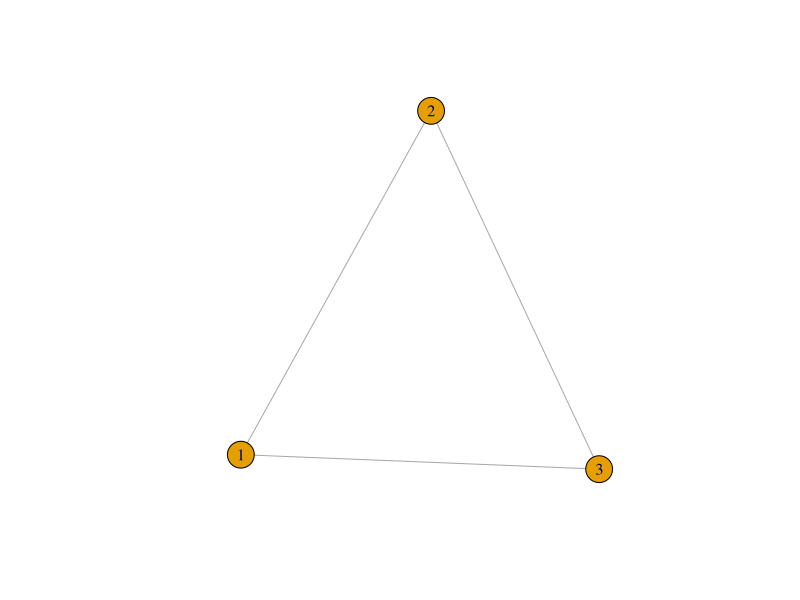
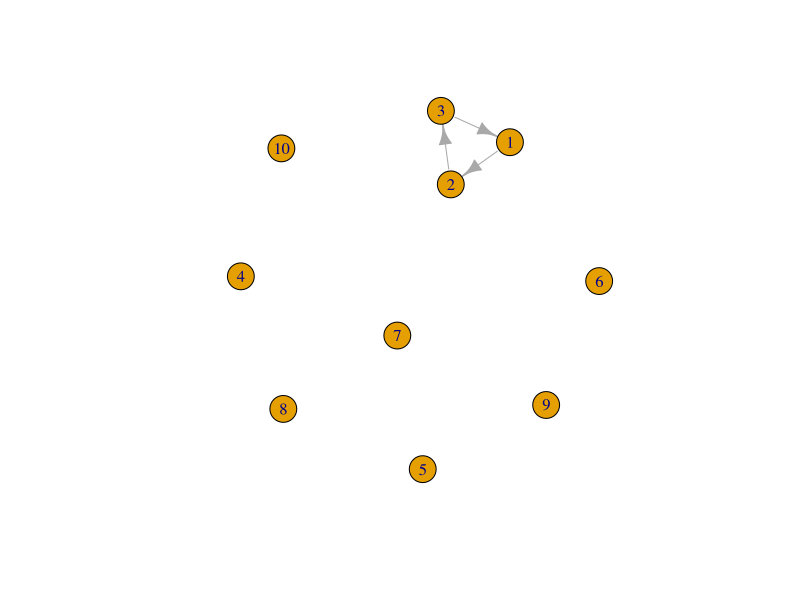
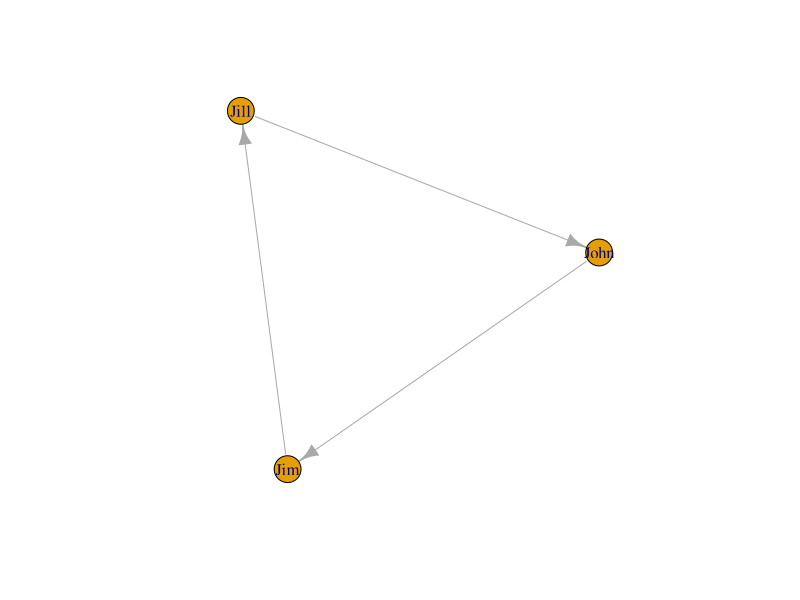
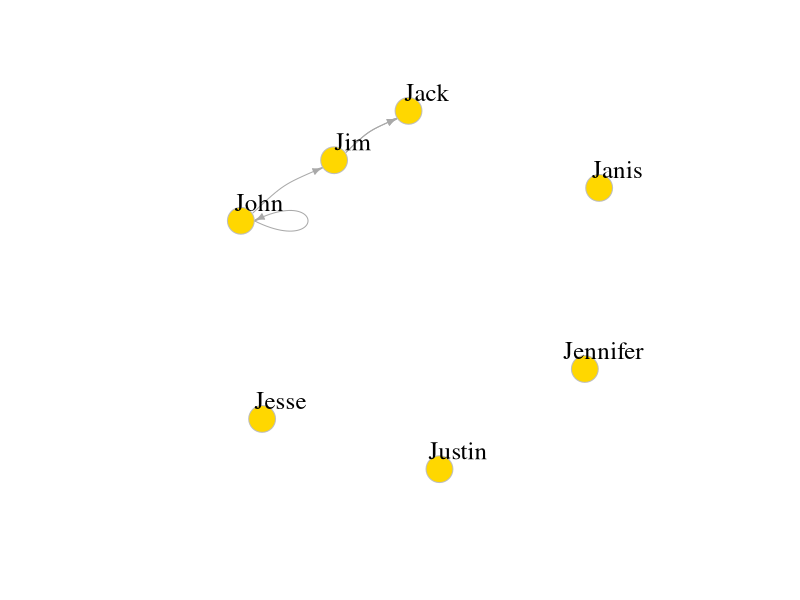
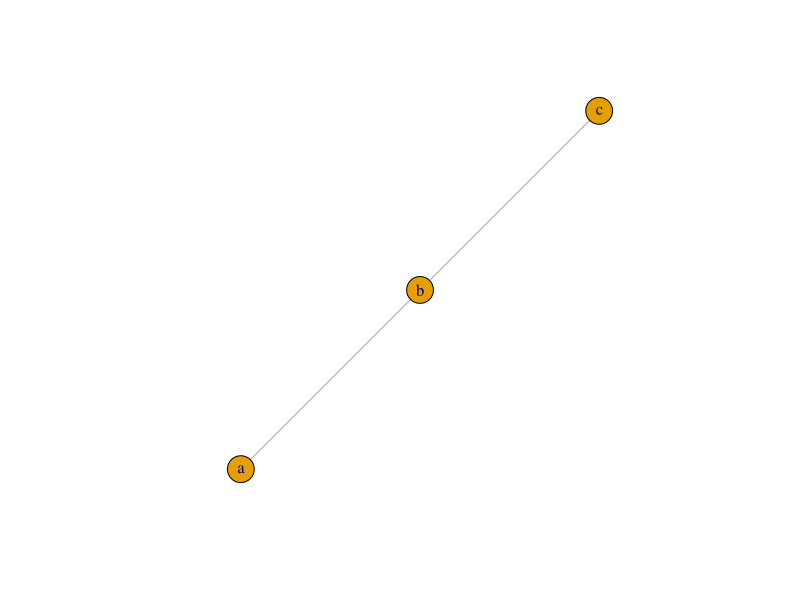
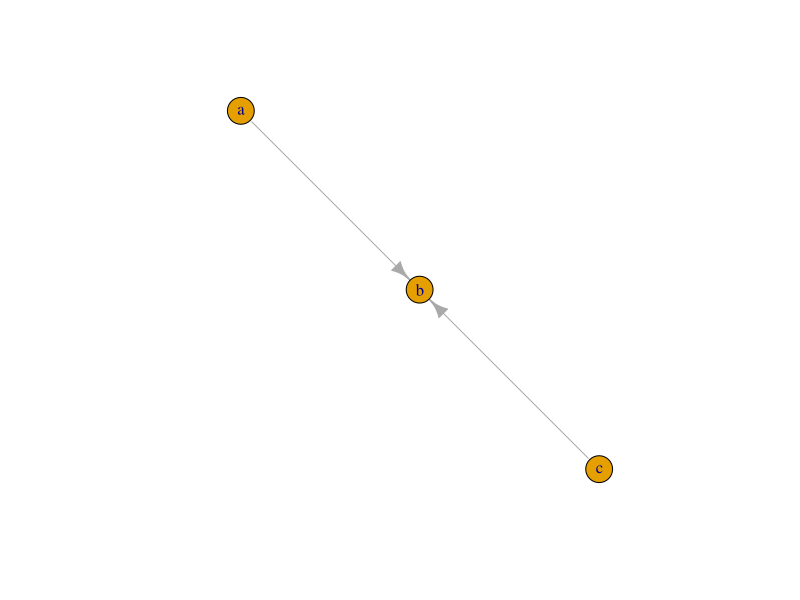
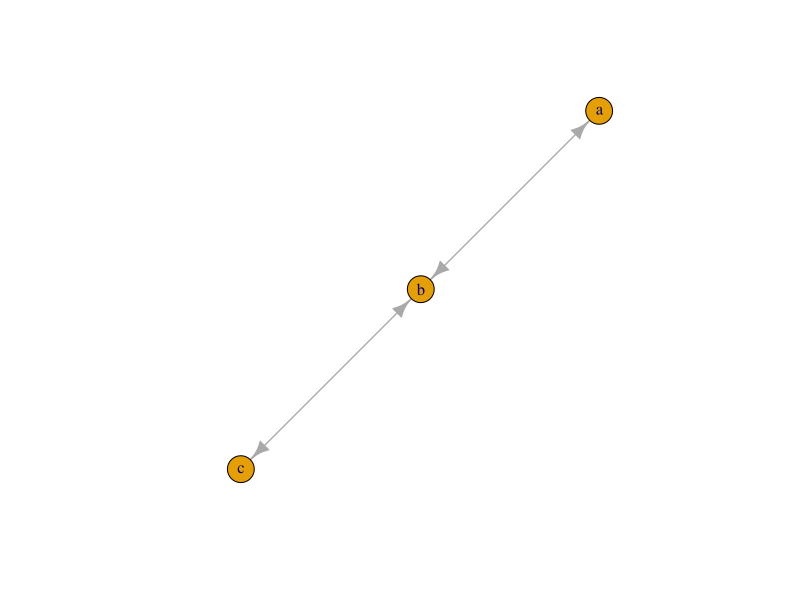
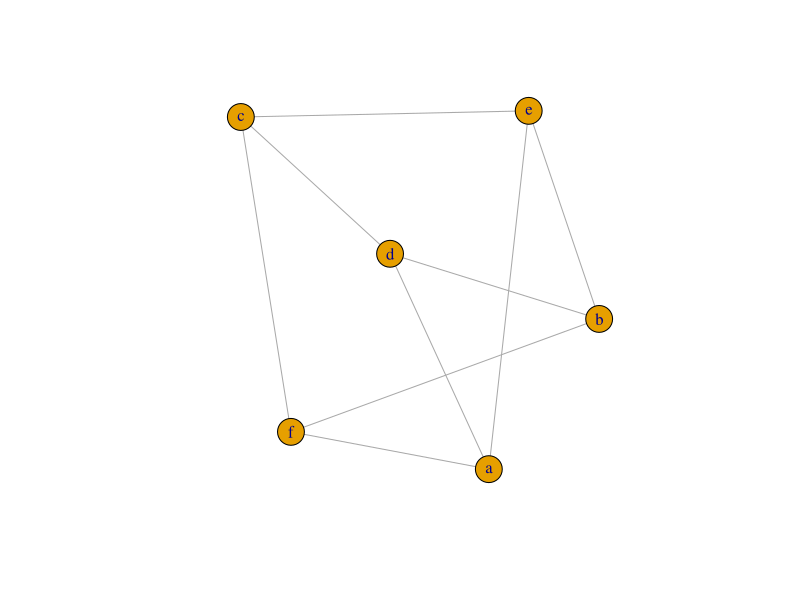

The R source for these figures, in order:
## Network Analysis
## Date: 21.06.2020
## Tanay Mukherjee

# Remove all the objects we created so far.
rm(list = ls()) 

# Load Packages
library(igraph)

#-------Create networks--------

g1 <- graph( edges=c(1,2, 2,3, 3,1), n=3, directed=F ) # an undirected graph with 3 edges
# The numbers are interpreted as vertex IDs, so the edges are 1-->2, 2-->3, 3-->1
plot(g1) # A simple plot of the network - we'll talk more about plots later
class(g1)
g1

g2 <- graph( edges=c(1,2, 2,3, 3,1), n=10 ) # now with 10 vertices, and directed by default
plot(g2)   
g2

g3 <- graph( c("John", "Jim", "Jim", "Jill", "Jill", "John")) # named vertices
# When the edge list has vertex names, the number of nodes is not needed
plot(g3)
g3

g4 <- graph( c("John", "Jim", "Jim", "Jack", "Jim", "Jack", "John", "John"), 
             isolates=c("Jesse", "Janis", "Jennifer", "Justin") )  
# In named graphs we can specify isolates by providing a list of their names.

plot(g4, edge.arrow.size=.5, vertex.color="gold", vertex.size=15, 
     vertex.frame.color="gray", vertex.label.color="black", 
     vertex.label.cex=1.5, vertex.label.dist=2, edge.curved=0.2) 

# Small graphs can also be generated with a description of this kind:
# '-' for undirected tie, "+-' or "-+" for directed ties pointing left & right, 
# "++" for a symmetric tie, and ":" for sets of vertices

plot(graph_from_literal(a---b, b---c)) # the number of dashes doesn't matter
plot(graph_from_literal(a--+b, b+--c))
plot(graph_from_literal(a+-+b, b+-+c)) 
plot(graph_from_literal(a:b:c---d:f:e))

gl <- graph_from_literal(a-b-c-d-e-f, a-g-h-b, h-e:f:i, j)
plot(gl)



#  ------->> Edge, vertex, and network attributes --------

# Access vertices and edges:
E(g4) # The edges of the object
V(g4) # The vertices of the object


# You can examine the network matrix directly:
g4[]
g4[1,] 

# Add attributes to the network, vertices, or edges:
V(g4)$name # automatically generated when we created the network.
V(g4)$gender <- c("male", "male", "male", "male", "female", "female", "male")
E(g4)$type <- "email" # Edge attribute, assign "email" to all edges
E(g4)$weight <- 10    # Edge weight, setting all existing edges to 10

# Examine attributes
edge_attr(g4)
vertex_attr(g4)
graph_attr(g4)

# Another way to set attributes
# (you can similarly use set_edge_attr(), set_vertex_attr(), etc.)
g4 <- set_graph_attr(g4, "name", "Email Network")
g4 <- set_graph_attr(g4, "something", "A thing")

graph_attr_names(g4)
graph_attr(g4, "name")
graph_attr(g4)

g4 <- delete_graph_attr(g4, "something")
graph_attr(g4)

plot(g4, edge.arrow.size=.5, vertex.label.color="black", vertex.label.dist=1.5,
     vertex.color=c( "pink", "skyblue")[1+(V(g4)$gender=="male")] ) 

# g4 has two edges going from Jim to Jack, and a loop from John to himself.
# We can simplify our graph to remove loops & multiple edges between the same nodes.
# Use 'edge.attr.comb' to indicate how edge attributes are to be combined - possible 
# options include "sum", "mean", "prod" (product), min, max, first/last (selects 
# the first/last edge's attribute). Option "ignore" says the attribute should be 
# disregarded and dropped.

g4s <- simplify( g4, remove.multiple = T, remove.loops = F, 
                 edge.attr.comb=list(weight="sum", type="ignore") )
plot(g4s, vertex.label.dist=1.5)
g4s

# Let's take a look at the description of the igraph object.
# Those will typically start with up to four letters:
# 1. D or U, for a directed or undirected graph
# 2. N for a named graph (where nodes have a name attribute)
# 3. W for a weighted graph (where edges have a weight attribute)
# 4. B for a bipartite (two-mode) graph (where nodes have a type attribute)
#
# The two numbers that follow refer to the number of nodes and edges in the graph. 
# The description also lists graph, node & edge attributes, for example:
# (g/c) - graph-level character attribute
# (v/c) - vertex-level character attribute
# (e/n) - edge-level numeric attribute



#-------Specific graphs and graph models--------

# Empty graph
eg <- make_empty_graph(40)
plot(eg, vertex.size=10, vertex.label=NA)

# Full graph
fg <- make_full_graph(40)
plot(fg, vertex.size=10, vertex.label=NA)

# Star graph 
st <- make_star(40)
plot(st, vertex.size=10, vertex.label=NA) 

# Tree graph
tr <- make_tree(40, children = 3, mode = "undirected")
plot(tr, vertex.size=10, vertex.label=NA) 

# Ring graph
rn <- make_ring(40)
plot(rn, vertex.size=10, vertex.label=NA)

# Erdos-Renyi random graph 
# ('n' is number of nodes, 'm' is the number of edges)
er <- sample_gnm(n=100, m=40) 
plot(er, vertex.size=6, vertex.label=NA)  

# Watts-Strogatz small-world graph
# Creates a lattice with 'dim' dimensions of 'size' nodes each, and rewires edges 
# randomly with probability 'p'. You can allow 'loops' and 'multiple' edges.
# The neighborhood in which edges are connected is 'nei'.
sw <- sample_smallworld(dim=2, size=10, nei=1, p=0.1)
plot(sw, vertex.size=6, vertex.label=NA, layout=layout_in_circle)

# Barabasi-Albert preferential attachment model for scale-free graphs
# 'n' is number of nodes, 'power' is the power of attachment (1 is linear)
# 'm' is the number of edges added on each time step 
ba <-  sample_pa(n=100, power=1, m=1,  directed=F)
plot(ba, vertex.size=6, vertex.label=NA)

#igraph can also give you some notable historical graphs. For instance:
zach <- graph("Zachary") # the Zachary carate club
plot(zach, vertex.size=10, vertex.label=NA)

# Rewiring a graph
# 'each_edge()' is a rewiring method that changes the edge endpoints
# uniformly randomly with a probability 'prob'.
rn.rewired <- rewire(rn, each_edge(prob=0.1))
plot(rn.rewired, vertex.size=10, vertex.label=NA)

# Rewire to connect vertices to other vertices at a certain distance. 
rn.neigh = connect.neighborhood(rn, 5)
plot(rn.neigh, vertex.size=8, vertex.label=NA) 


# Combine graphs (disjoint union, assuming separate vertex sets): %du%
plot(rn, vertex.size=10, vertex.label=NA) 
plot(tr, vertex.size=10, vertex.label=NA) 
plot(rn %du% tr, vertex.size=10, vertex.label=NA) 
